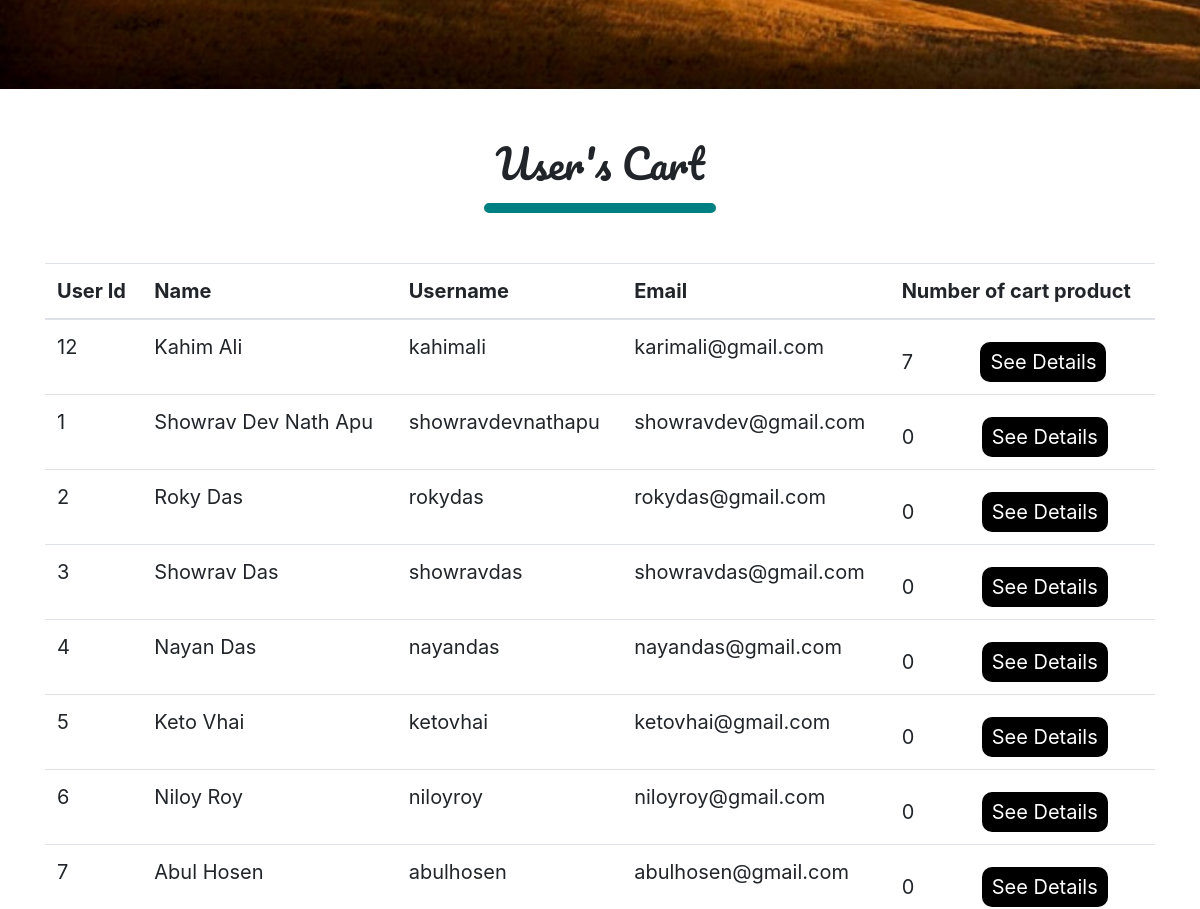
The page /admin/user-cart.php (signed in, middle part) on the database as committed earlier.
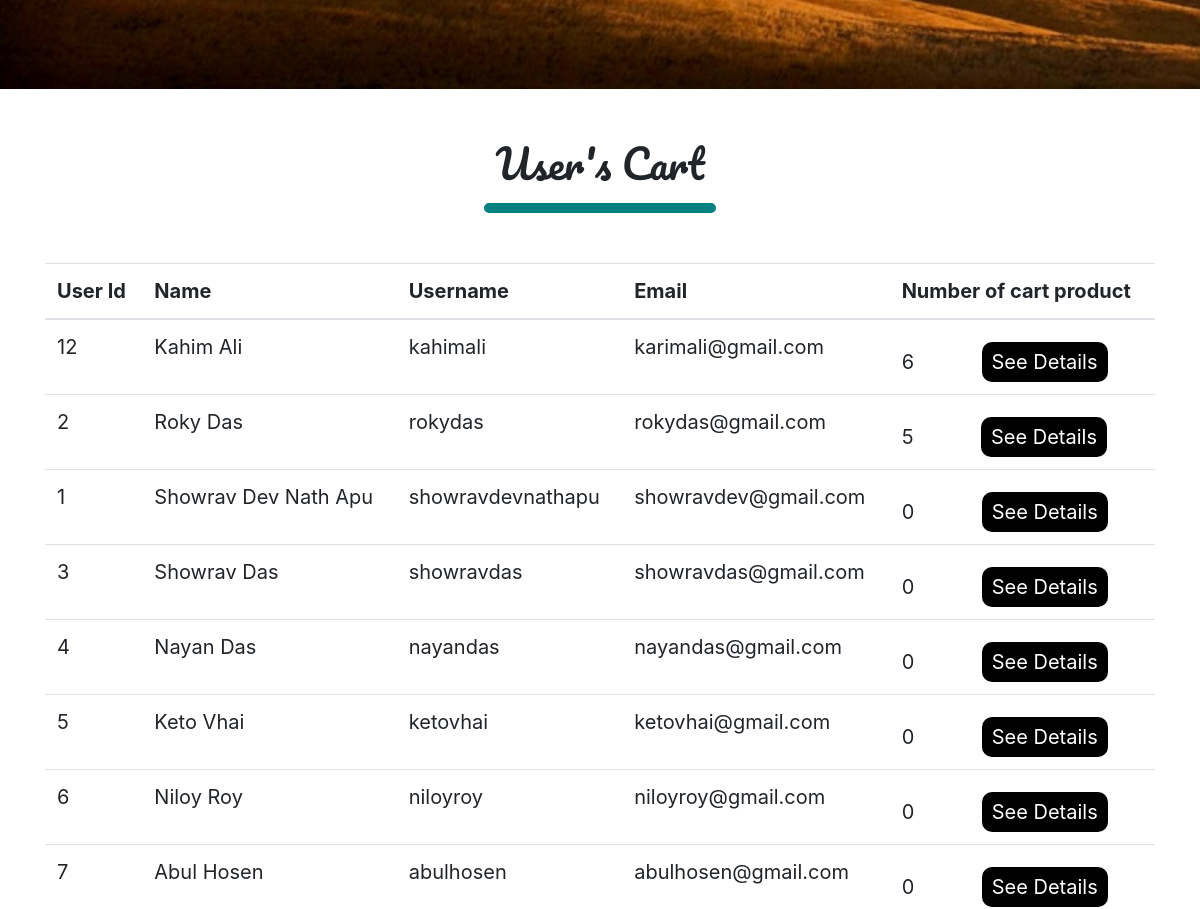
The same page on the database as committed later.
### tables this page shows
CREATE TABLE `users` (
  `user_id` int(20) NOT NULL,
  `first_name` varchar(20) NOT NULL,
  `last_name` varchar(20) NOT NULL,
  `username` varchar(20) NOT NULL,
  `email` varchar(20) NOT NULL,
  `password` varchar(30) NOT NULL,
  `profile_picture` text DEFAULT NULL,
  `mobile_number` varchar(15) NOT NULL,
  `cart_number` int(20) NOT NULL
);

### admin/user-cart.php (the view, shortened to what this page needs)
<?php
    require 'includes/dbhandler.inc.php';
?>
<?php
if(isset($_SESSION['admin-username'])){
 ?>
<!DOCTYPE html>
<html lang="en">
<head>
    <link rel="stylesheet" href="https://stackpath.bootstrapcdn.com/bootstrap/4.5.0/css/bootstrap.min.css"
>
    <link rel="stylesheet" href="styles/index.css?v=<?php echo time(); ?>">
</head>
<body>
    <header>
    </header>
    <section class="container">
        <h1 class="guitar-heading">User's Cart</h1>
        <hr class="hori-row">
    </section>
    <section class="container">
      <table class="table table-hover">
        <thead>
            <tr>
                <th scope="col">User Id</th>
                <th scope="col">Name</th>
                <th scope="col">Username</th>
                <th scope="col">Email</th>
                <th scope="col">Number of cart product</th>
            </tr>
        </thead>
        <tbody>
      <?php
      $query = "select * from users ORDER BY cart_number DESC";
      $query_run = mysqli_query($conn, $query);
      while($row = mysqli_fetch_array($query_run)){
          $user_id = $row['user_id'];
          $name = $row['first_name'] . " " . $row['last_name'];
          $username = $row['username'];
          $email = $row['email'];
          $cart_number = $row['cart_number'];
        ?>
        <tr>
          <td><?php echo $user_id; ?></td>
          <td><?php echo $name; ?></td>
          <td><?php echo $username; ?></td>
          <td><?php echo $email; ?></td>
          <td><?php echo $cart_number; ?>&nbsp; &nbsp; &nbsp; &nbsp; &nbsp; &nbsp;
            <form style="display: inline;" class="" action="user-cart-details.php?user_id=<?php echo $user_id; ?>" method='post'>
              <button type='submit' class="custom-button">See Details</button>
            </form>
          </td>
        </tr>
    <?php } ?>
        </tbody>
      </table>
    </section>
<?php
}
else {
  header("Location: index.php?loginFirst");
  exit();
}
?>
</body>
</html>

Rows that differ between the two databases and show on the page:
changed users "Kahim Ali": cart_number "7" → "6"
changed users "Roky Das": cart_number "0" → "5"; moves up the list
